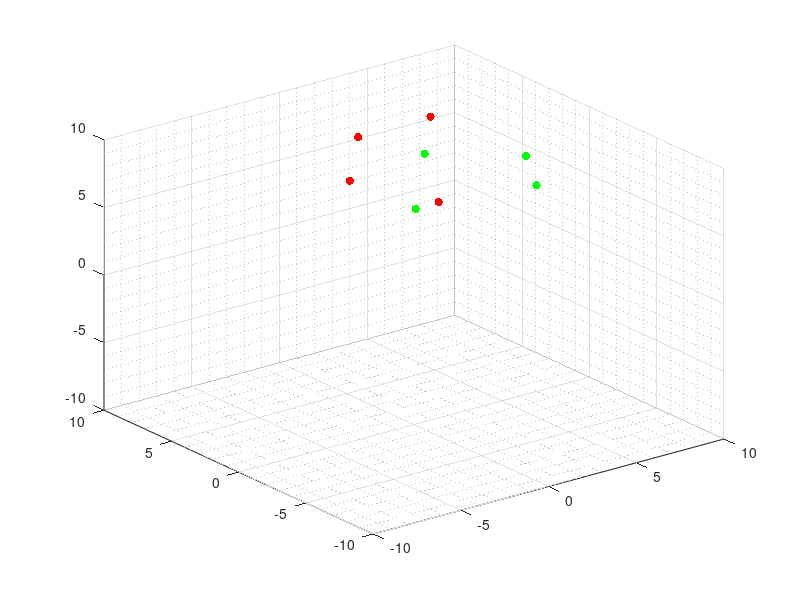

The MATLAB source for this figure: (Note: this script raises an error after producing the figure.)
% =========================================================================
% SIMULACIÓN DEL PROBLEMA DE FORMACIÓN EN 3D
% =========================================================================
% Autor: Kenneth Andree Aldana Corado
% Última modificación: 30/08/2022
% Basado en: ""
% de Andrea Maybell Peña Echeverría
% (MODELO 1)
% =========================================================================
% El siguiente script implementa la simulación de la ecuación modificada
% de consenso para el caso del consenso en una formación.
% =========================================================================

%% Inicialización del mundo
gridsize = 10; 
initsize = 10;
N = 8; %Cantidad de agentes
dt = 0.01; %Muestreo
T = 20; %Tiempo de simulación

% Inicialización de la posición de los agentes
X = initsize*rand(3,N); 
Xi = X;

% Inicialización de la velocidad de los agentes
V = zeros(3,N);

%% Grafico de posición inicial de los agentes
%  Se utiliza distinción de color por agentes
%    Rojo:    agente 1
%    Verde:   agente 2
%    Azul:    agente 3
%    Negro:   agente 4
color = [255 0 0;
         255 0 0;
         255 0 0;
         255 0 0;
         0 255 0;
         0 255 0;
         0 255 0;
         0 255 0];    
agents = scatter3(X(1,:),X(2,:),X(3,:),[],color,'filled');
grid minor;
xlim([-gridsize, gridsize]);
ylim([-gridsize, gridsize]);
zlim([-gridsize, gridsize]);

%% Selección matriz y parámetros del sistema
d = MatrizF(1);    % matriz de formación
r = 1;               % radio agentes
R = 10;              % rango sensor
VelMax = 5;         % velocidad máxima

%% Inicialización de simulación
t = 0;
ciclos = 1;
historico = zeros(100*T,N);
hX = zeros(100*T,N);
hY = zeros(100*T,N);
hZ = zeros(100*T,N);
cambio = 0;

while(t < T)
    for i = 1:N
        E = 0;
        for j = 1:N
            dist = X(:,i)- X(:,j); % vector xi - xj
            mdist = norm(dist);    % norma euclidiana vector xi - xj
            dij = d(i,j);        % distancia deseada entre agentes i y j
            
            % Peso añadido a la ecuación de consenso
            if(mdist == 0)
                w = 0;
            else
                switch cambio
                    case 0
                        w = (mdist - (2*(r + 1)))/(mdist - (r + 1))^2; %Control de acercamiento
                    case 1
                        w = (4*(mdist - dij)*(mdist - r) - 2*(mdist - dij)^2)/(mdist*(mdist - r)^2);  
                end 
            end
            % Tensión de aristas entre agentes
            E = E + w.*dist;
        end
        if(norm(E) > VelMax)    
            E(1) = (E(1)/norm(E))*VelMax;
            E(2) = (E(2)/norm(E))*VelMax;
            E(3) = (E(3)/norm(E))*VelMax;
        end
        % Actualización de velocidad
        V(:,i) = -1*E;

    end
    % Al llegar muy cerca de la posición deseada del controlador, se realiza cambio de control
    if(norm(V) < 2)
        cambio = 1;
    end
    % Actualización de la posición de los agentes
    X = X + V*dt;
    
    % Almacenamiento de variables para graficar
    for a = 1:N
        hX(ciclos,a)= X(1,a);
        hY(ciclos,a)= X(2,a);
        hZ(ciclos,a)= X(3,a);
    end
    historico(ciclos,:) = (sum(V.^2,1)).^0.5;
    
    % Se actualiza la gráfica, se muestra el movimiento y se incrementa el
    % tiempo
    agents.XData = X(1,:);
    agents.YData = X(2,:);
    agents.ZData = X(3,:);
    pause(dt);
    t = t + dt;
    ciclos = ciclos + 1;
end

figure(1);
plot(0:dt:T-0.01,historico);
xlabel('Tiempo (segundos)');
ylabel('Velocidad (unidades/segundo)');
ylim([-1,inf])

% trayectorias
figure(2);
hold on;
grid on;
plot3(hX,hY,hZ,'--');
xlabel('Posición en eje X (u.a)');
ylabel('Posición en eje Y (u.a)');
zlabel('Posición en eje Z (u.a)');
scatter3(Xi(1,:),Xi(2,:),Xi(3,:),[], 'k');
scatter3(X(1,:),X(2,:),X(3,:),[], 'k', 'filled');
hold off;
